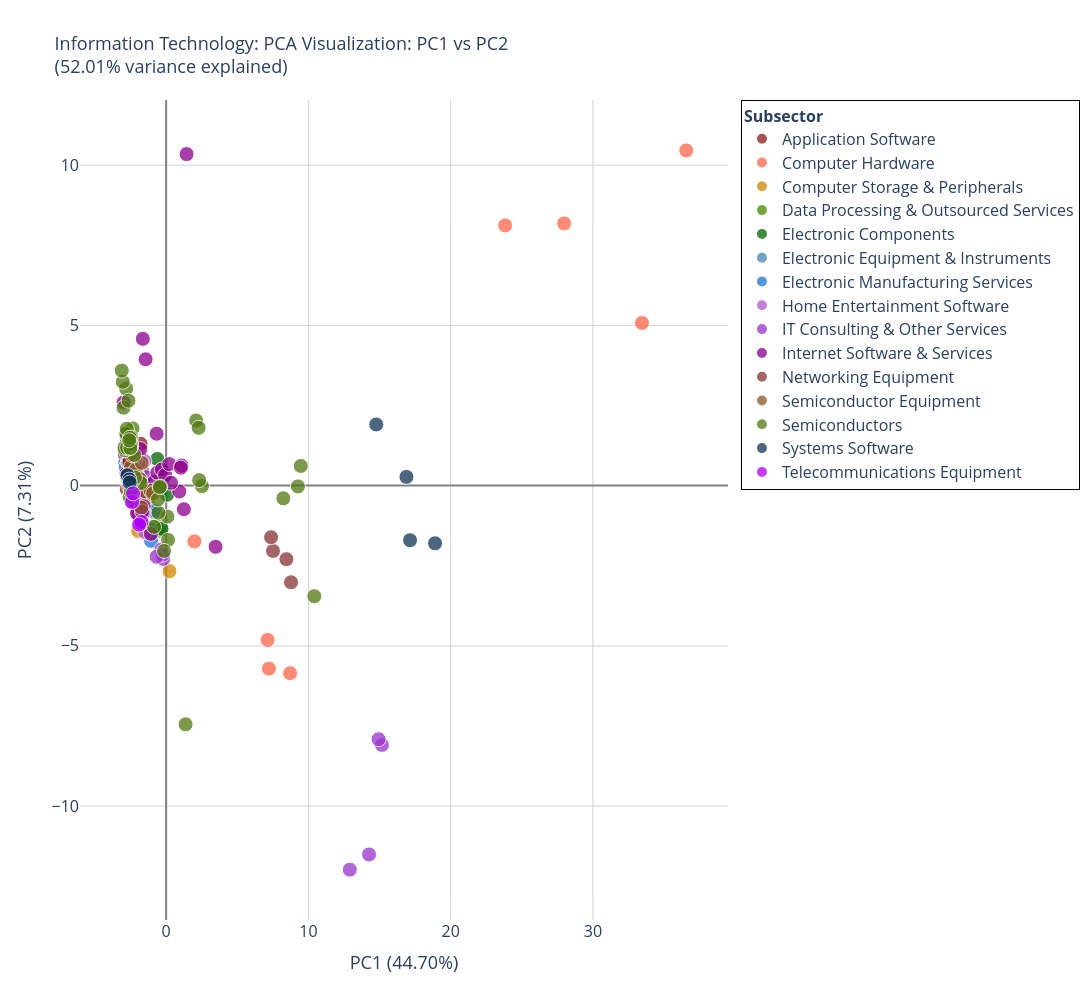

The notebook cell this image was saved under:
### Code cell
### >> Plot 2: Interactive 2D PCA with R Palette

import plotly.express as px
import plotly.graph_objects as go
from plotly.subplots import make_subplots

# Prepare data
X = 'PC1'  # <-- can be changed from PC1 to PC10 
Y = 'PC2'  # <-- can be changed from PC1 to PC10 

df_pca_plot = df_pca_full.copy()
if 'Total Revenue' in df_fundamentals_sector.columns:
    df_pca_plot['Revenue'] = df_fundamentals_sector['Total Revenue'].values
if 'Total Assets' in df_fundamentals_sector.columns:
    df_pca_plot['Assets'] = df_fundamentals_sector['Total Assets'].values
if 'Net Income' in df_fundamentals_sector.columns:
    df_pca_plot['Net Income'] = df_fundamentals_sector['Net Income'].values

# Create sector to color mapping
sectors = sorted(df_pca_plot['Subsector'].unique())
sector_colors = {sector: r_palette[i % len(r_palette)] 
                 for i, sector in enumerate(sectors)}

# Single plot version
fig = go.Figure()

for sector in sectors:
    sector_data = df_pca_plot[df_pca_plot['Subsector'] == sector]
    
    # Prepare hover text
    hover_text = []
    for idx, row in sector_data.iterrows():
        text = f"<b>{row['Ticker']}</b><br>"
        text += f"Sector: {sector}<br>"
        text += f"{X}: {row[X]:.2f}<br>"
        text += f"{Y}: {row[Y]:.2f}<br>"
        if 'Revenue' in sector_data.columns:
            text += f"Revenue: ${row['Revenue']:,.0f}<br>"
        if 'Assets' in sector_data.columns:
            text += f"Assets: ${row['Assets']:,.0f}<br>"
        if 'Net Income' in sector_data.columns:
            text += f"Net Income: ${row['Net Income']:,.0f}"
        hover_text.append(text)
    
    fig.add_trace(
        go.Scatter(x=sector_data[X],y=sector_data[Y],
                   mode='markers',name=sector,
                   marker=dict(size=15,
                               color=sector_colors[sector],
                               opacity=0.75,
                               line=dict(width=1, color='white')),
                            text=hover_text,
                            hovertemplate='%{text}<extra></extra>'
                              ))

fig.update_layout(
    width=1300,height=1000,
    title=dict(
        text=f'Information Technology: PCA Visualization: {X} vs {Y}<br>({(pca.explained_variance_ratio_[0] + pca.explained_variance_ratio_[1])*100:.2f}% variance explained)',
        font=dict(size=18)
    ),
    xaxis=dict(
        title=f'{X} ({pca.explained_variance_ratio_[0]*100:.2f}%)',
        title_font=dict(size=18),  # Increase x-axis title font size
        gridcolor='lightgray',
        showgrid=True,
        zeroline=True,
        zerolinecolor='gray',
        zerolinewidth=2
    ),
    yaxis=dict(
        title=f'{Y} ({pca.explained_variance_ratio_[1]*100:.2f}%)',
        title_font=dict(size=18),  # Increase y-axis title font size
        gridcolor='lightgray',
        showgrid=True,
        zeroline=True,
        zerolinecolor='gray',
        zerolinewidth=2
    ),
    hovermode='closest',
    plot_bgcolor='white',
    legend=dict(
        title=dict(text='<b>Subsector</b>', font=dict(size=16)),
        bgcolor="rgba(255,255,255,0.95)",
        bordercolor="black",
        borderwidth=1,
        font=dict(size=16),
        itemsizing='constant'
    )
)
fig.update_xaxes(tickfont=dict(size=16))
fig.update_yaxes(tickfont=dict(size=16))
fig.show()

## >> save as html and png for sharing
FILE_NAME = f"IT_subsector_pca_{X}_vs_{Y}_test11"
fig.write_html(f"{HTML_PATH}/{FILE_NAME}.html")
fig.write_image(f"{FIG_PATH}/{FILE_NAME}.png",
               width=1300, height=1000,
               scale=3          # Scale factor (like DPI multiplier)
               )

# allow to open automatically in the default browser
# import webbrowser
webbrowser.open(f"{HTML_PATH}/{FILE_NAME}.html")
